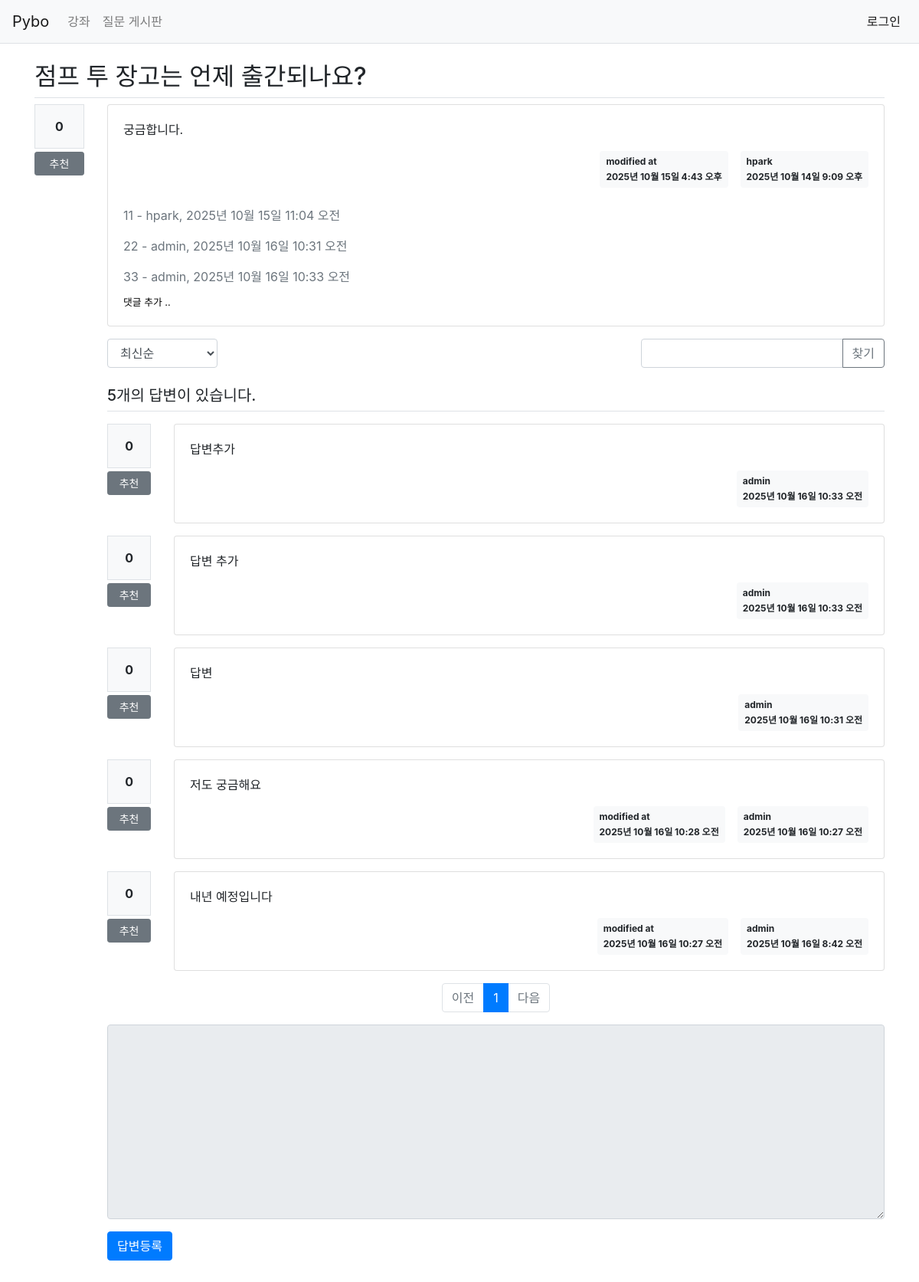
Page /pybo/2/ on the earlier database version.
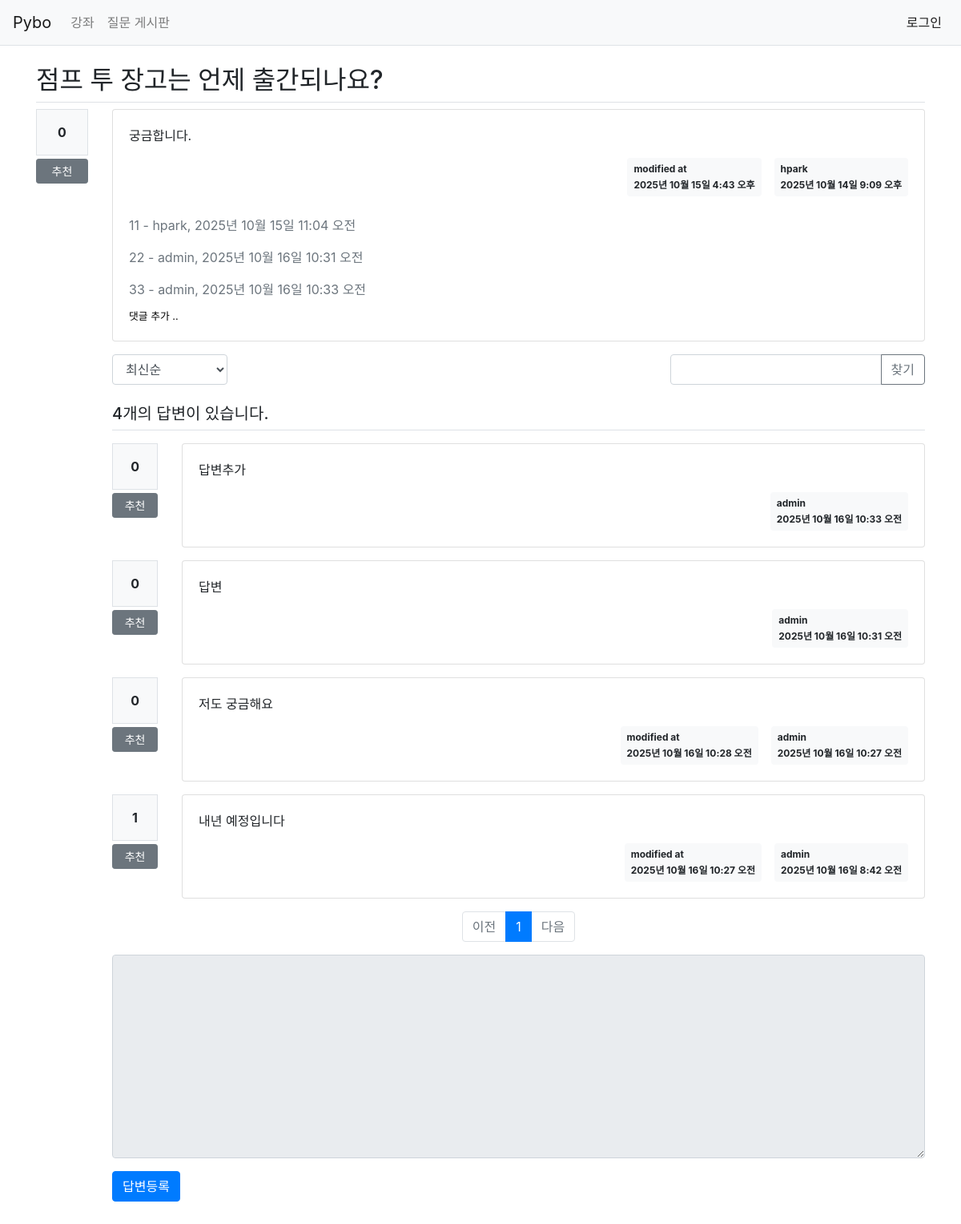
Same page on the later database version.
### pybo/models.py (models this page shows, shortened)
class Base(models.Model):
    author = models.ForeignKey(CustomUser, on_delete=models.CASCADE)
    subject = models.CharField(max_length=200)
    content = models.TextField() # null=True: 공백 허용
    create_date = models.DateTimeField()
    modify_date = models.DateTimeField(null=True, blank=True)
    voter = models.ManyToManyField(CustomUser, related_name="%(class)s_voter") # 해당 클래스의 voter
    class Meta:
        abstract = True

class Question(Base):
    pass

class Comment(models.Model):
    author = models.ForeignKey(CustomUser, on_delete=models.CASCADE)
    content = models.TextField()
    create_date = models.DateTimeField()
    modify_date = models.DateTimeField(null=True, blank=True)
    question = models.ForeignKey(Question, null=True, blank=True, on_delete=models.CASCADE)
    answer = models.ForeignKey(Answer, null=True, blank=True, on_delete=models.CASCADE)

class Answer(models.Model):
    author = models.ForeignKey(CustomUser, on_delete=models.CASCADE, related_name='author_answer')
    question = models.ForeignKey(Question, on_delete=models.CASCADE)
    content = models.TextField()
    create_date = models.DateTimeField()
    modify_date = models.DateTimeField(null=True, blank=True)
    voter = models.ManyToManyField(CustomUser, related_name='voter_answer') # voter 추가

### common/models.py (models this page shows)
class CustomUser(AbstractUser):
    phone = models.CharField(max_length=20, blank=True)
    address = models.CharField(max_length=255, blank=True)
    def __str__(self):
        return self.username

### pybo/views/base_views.py (the view)
# urls.py: path('<int:question_id>/', base_views.detail, name='detail'), # 127.0.0.1:8000/pybo/3 -> question_id = 3
def detail(request, question_id):
    question = get_object_or_404(Question, pk=question_id) # pk는 id와 동일
    page = request.GET.get('page', '1')     # 페이지
    kw = request.GET.get('kw', '')          # 검색어
    so = request.GET.get('so', 'recent')    # 정렬 기준
    if so == 'recommend':
        answer_list = question.answer_set.annotate(num_voter=Count('voter')).order_by('-num_voter', '-create_date')
    elif so == 'old':
        answer_list = question.answer_set.order_by('create_date')
    else: # recent
        answer_list = question.answer_set.order_by('-create_date')
    if kw:
        answer_list = answer_list.filter(
            Q(content__icontains=kw) |          # 내용검색
            Q(author__username__icontains=kw)   # 질문 글쓴이 검색
        ).distinct() # 중복 제거
    paginator = Paginator(answer_list, 5)
    page_obj = paginator.get_page(page)
    current_page = page_obj.number
    start_index = max(current_page -5, 1)
    end_index = min(current_page +5, paginator.num_pages)
    page_range = range(start_index, end_index + 1)
    context = {
        'question': question,
        'answer_list': page_obj,
        'page_range': page_range,
        'page': page,
        'kw': kw,
        'so': so
    }
    return render(request, 'pybo/question_detail.html', context)

### pybo/templatetags/pybo_filter.py (called while the page is built)
@register.filter()
def mark(value):            # value는 마크다운 언어로 입력받을 값
    extensions = ["nl2br", "fenced_code"]
    return mark_safe(markdown.markdown(value, extensions=extensions))

### templates/pybo/question_detail.html (shortened to what this page needs)
{% extends 'base.html' %}
{% load pybo_filter %}
{% block content %}
<div class="container my-3">
    <h2 class="border-bottom py-2">{{ question.subject }}</h2>
        <div class=row my-3>
            <div class="col-1"> {% comment %} 추천 영역 {% endcomment %}
                <div class="bg-light text-center p-3 border font-weight-bolder mb-1">
                    {{question.voter.count}}</div>
                <a href="#" data-uri="{% url 'pybo:vote_question' question.id %}"
                {% comment %} 추천 버튼을 누르는 이벤트를 얻기 위한 클래스 {% endcomment %}
                class="recommend btn btn-sm btn-secondary btn-block my-1">추천</a>
            </div>
            <div class="col-11"> {% comment %} 질문 영역 {% endcomment %}
                <div class="card">
                    <div class="card-body">
                        <div class="card-text" style="white-space: pre-line;">{{ question.content|mark }}</div>
                        <div class="d-flex justify-content-end">
                            {% if question.modify_date %}
                            <div class="badge badge-light p-2 text-left mx-3">
                                <div class="mb-2">modified at</div>
                                <div>{{ question.modify_date }}</div>
                            </div>
                            {% endif %}
                            <div class="badge badge-light p-2 text-left">
                                <div class="mb-2">{{ question.author.username }}</div>
                                <div>{{ question.create_date }}</div>
                            </div>
                        </div>
                        {% if question.comment_set.count > 0 %}
                        <div class="mt-3">
                        {% for comment in question.comment_set.all %}
                            <div class="comment py-2 text-muted">
                                <span style="white-space: pre-line;">{{ comment.content }}</span>
                                <span>
                                    - {{ comment.author }}, {{ comment.create_date }}
                                </span>
                            </div>
                            {% endfor %}
                        <div>
                        {% endif %}
                        <div>
                            <a href="{% url 'pybo:comment_create_question' question.id %}"><small>댓글 추가 ..</small></a>
                        </div>
                    </div>
                </div>
            </div>
        </div>
        <div class="row justify-content-between my-3">
            <div class="col-2">
                <select class="form-control so">
                    <option value="recent" {% if so == 'recent' %}selected{% endif %}>최신순</option>
                </select>
            </div>
        <div class="col-4 input-group">
            <input type="text" class="form-control kw" value="{{ kw|default_if_none:'' }}">
            <div class="input-group-append">
                <button class="btn btn-outline-secondary" type="button" id="btn_search">찾기</button>
            </div>
        </div>
    </div>
    <h5 class="border-bottom my-3 py-2">{{question.answer_set.count}}개의 답변이 있습니다.</h5>
    {% for answer in answer_list %}
    <div class="row my-3">
        <div class="col-1"> {% comment %} 추천 영역 {% endcomment %}
            <div class="bg-light text-center p-3 border font-weight-bolder mb-1">{{answer.voter.count}}</div>
            <a href="#" data-uri="{% url 'pybo:vote_answer' answer.id %}" class="recommend btn btn-sm btn-secondary btn-block my-1">추천</a>
        </div>
        <div class="col-11">
            <div class="card">
                <div class="card-body">
                    <div class="card-text" style="white-space: pre-line;">{{ answer.content|mark }}</div>
                    <div class="d-flex justify-content-end">
                        {% if answer.modify_date %}
                        <div class="badge badge-light p-2 text-left mx-3">
                            <div class="mb-2">modified at</div>
                            <div>{{ answer.modify_date }}</div>
                        </div>
                        {% endif %}
                        <div class="badge badge-light p-2 text-left">
                            <div class="mb-2">{{ answer.author.username }}</div>
                            <div>{{ answer.create_date }}</div>
                        </div>
                    </div>
                </div>
            </div>
        </div>
    </div>
    {% empty %}
    <p class="text-center text-muted">등록된 답변이 없습니다.</p>
    {% endfor %}
    <ul class="pagination justify-content-center">
        {% if answer_list.has_previous %}
        <li class="page-item">
            <a class="page-link" data-page="{{ answer_list.previous_page_number }}" href="#">이전</a>
        </li>
        {% else %}
        <li class="page-item disabled">
            <a class="page-link" href="#">이전</a>
        </li>
        {% endif %}
        {% for num in page_range %}
            {% if num == answer_list.number %}
            <li class="page-item active">
                <a class="page-link" href="#">{{ num }}</a>
            </li>
            {% else %}
            <li class="page-item">
                <a class="page-link" data-page="{{ num }}" href="#">{{ num }}</a>
            </li>
            {% endif %}
        {% endfor %}
        {% if answer_list.has_next %}
        <li class="page-item">
            <a class="page-link" data-page="{{ answer_list.next_page_number }}" href="#">다음</a>
        </li>
        {% else %}
        <li class="page-item disabled">
            <a class="page-link" href="#">다음</a>
        </li>
        {% endif %}
    </ul>
        <form action="{% url 'pybo:answer_create' question.id %}" method="post" class="my-3">
        <div class="form-group">
            <textarea {% if not user.is_authenticated %}disabled{% endif %}
              name="content" id="content" class="form-control" rows="10"></textarea>
        </div>
        <input type="submit" value="답변등록" class="btn btn-primary">
    </form>
</div>
{% endblock %}

### templates/base.html (shortened to what this page needs)
<!DOCTYPE html>
<html lang="en">
<head>
    {% load static %}
    <link rel="stylesheet" type="text/css" href="{% static 'bootstrap.min.css' %}">
</head>
<body>
{% include "navbar.html" %}
{% block content %}
{% endblock %}
</body>
</html>

### templates/navbar.html (shortened to what this page needs)
<nav class="navbar navbar-expand-lg navbar-light bg-light border-bottom">
    <a class="navbar-brand" href={% url 'lecture:index' %}>Pybo</a>
    <div class="collapse navbar-collapse" id="navbarNav">
        <ul class="navbar-nav me-auto"> {% comment %} me-auto: 마진 자동으로 {% endcomment %}
            <li class="nav-item me-3">
                <a href="{% url 'lecture:index' %}" class="nav-link">강좌</a>
            </li>
            <li class="nav-item me-3">
                <a href="{% url 'pybo:index' %}" class="nav-link">질문 게시판</a>
            </li>
        </ul>
        <ul class="navbar-nav ml-auto">
            <li class="nav-item">
                {% if user.is_authenticated %}
                <form method="post" class="nav-link" action="{% url 'common:logout' %}">
                    {% csrf_token %}
                    <button type="submit" style="margin-right: 10px; float: right;" class="btn btn-primary me-2">{{ user.username }}(로그아웃)</button>
                </form>
                {% else %}
                <a class="nav-link active" href="{% url 'common:login' %}">로그인</a>
                {% endif%}
            </li>
        </ul>
    </div>
</nav>

### templates/base.html (style rules this page uses)
a { color: black; }

Differences in the rows shown:
removed Answer: voter.count "0", content|mark "답변 추가", author.username "admin", create_date "2025년 10월 16일 10:33 오전"
computed for Question "점프 투 장고는 언제 출간되나요?": answer_set.count "5" → "4"
computed for Answer "내년 예정입니다": voter.count "0" → "1"
